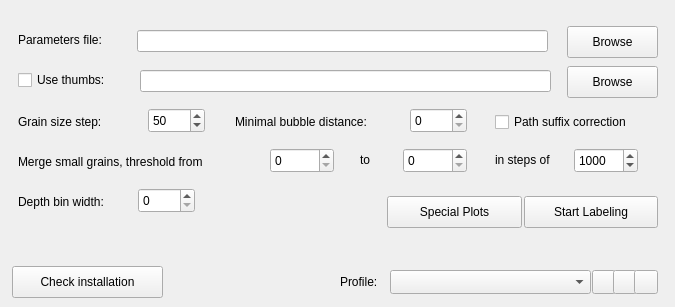
   <widget class="QWidget" name="general">
    <attribute name="title">
     <string>General</string>
    </attribute>
    <widget class="QLabel" name="parametersLabel">
     <property name="geometry">
      <rect>
       <x>18</x>
       <y>32</y>
       <width>111</width>
       <height>16</height>
      </rect>
     </property>
     <property name="text">
      <string>Parameters file:</string>
     </property>
    </widget>
    <widget class="QLineEdit" name="parametersEdit">
     <property name="geometry">
      <rect>
       <x>137</x>
       <y>30</y>
       <width>411</width>
       <height>22</height>
      </rect>
     </property>
    </widget>
    <widget class="QPushButton" name="parametersBrowse">
     <property name="geometry">
      <rect>
       <x>567</x>
       <y>26</y>
       <width>91</width>
       <height>32</height>
      </rect>
     </property>
     <property name="text">
      <string>Browse</string>
     </property>
    </widget>
    <widget class="QLabel" name="label_3">
     <property name="geometry">
      <rect>
       <x>18</x>
       <y>112</y>
       <width>101</width>
       <height>20</height>
      </rect>
     </property>
     <property name="text">
      <string>Grain size step:</string>
     </property>
    </widget>
    <widget class="QSpinBox" name="grainStepBox">
     <property name="geometry">
      <rect>
       <x>148</x>
       <y>108</y>
       <width>57</width>
       <height>25</height>
      </rect>
     </property>
     <property name="minimum">
      <number>1</number>
     </property>
     <property name="maximum">
      <number>500</number>
     </property>
     <property name="value">
      <number>50</number>
     </property>
    </widget>
    <widget class="QLabel" name="label_5">
     <property name="geometry">
      <rect>
       <x>235</x>
       <y>112</y>
       <width>171</width>
       <height>20</height>
      </rect>
     </property>
     <property name="text">
      <string>Minimal bubble distance:</string>
     </property>
    </widget>
    <widget class="QSpinBox" name="minBubbleDistanceBox">
     <property name="geometry">
      <rect>
       <x>410</x>
       <y>108</y>
       <width>57</width>
       <height>25</height>
      </rect>
     </property>
     <property name="maximum">
      <number>1000</number>
     </property>
     <property name="singleStep">
      <number>10</number>
     </property>
     <property name="value">
      <number>0</number>
     </property>
    </widget>
    <widget class="QLabel" name="label_6">
     <property name="geometry">
      <rect>
       <x>18</x>
       <y>152</y>
       <width>241</width>
       <height>20</height>
      </rect>
     </property>
     <property name="text">
      <string>Merge small grains, threshold from</string>
     </property>
    </widget>
    <widget class="QSpinBox" name="lowGrainSizeBox">
     <property name="geometry">
      <rect>
       <x>270</x>
       <y>148</y>
       <width>64</width>
       <height>25</height>
      </rect>
     </property>
     <property name="maximum">
      <number>99999</number>
     </property>
     <property name="singleStep">
      <number>100</number>
     </property>
    </widget>
    <widget class="QLabel" name="label_7">
     <property name="geometry">
      <rect>
       <x>360</x>
       <y>152</y>
       <width>31</width>
       <height>16</height>
      </rect>
     </property>
     <property name="text">
      <string>to</string>
     </property>
    </widget>
    <widget class="QSpinBox" name="highGrainSizeBox">
     <property name="geometry">
      <rect>
       <x>403</x>
       <y>148</y>
       <width>64</width>
       <height>25</height>
      </rect>
     </property>
     <property name="maximum">
      <number>99999</number>
     </property>
     <property name="singleStep">
      <number>100</number>
     </property>
     <property name="value">
      <number>0</number>
     </property>
    </widget>
    <widget class="QLabel" name="label_8">
     <property name="geometry">
      <rect>
       <x>495</x>
       <y>152</y>
       <width>71</width>
       <height>16</height>
      </rect>
     </property>
     <property name="text">
      <string>in steps of</string>
     </property>
    </widget>
    <widget class="QSpinBox" name="grainSizeStepBox">
     <property name="geometry">
      <rect>
       <x>574</x>
       <y>148</y>
       <width>64</width>
       <height>25</height>
      </rect>
     </property>
     <property name="minimum">
      <number>1</number>
     </property>
     <property name="maximum">
      <number>99999</number>
     </property>
     <property name="singleStep">
      <number>100</number>
     </property>
     <property name="value">
      <number>1000</number>
     </property>
    </widget>
    <widget class="QCheckBox" name="suffixCheckBox">
     <property name="geometry">
      <rect>
       <x>495</x>
       <y>112</y>
       <width>171</width>
       <height>20</height>
      </rect>
     </property>
     <property name="toolTip">
      <string/>
     </property>
     <property name="text">
      <string>Path suffix correction</string>
     </property>
    </widget>
    <widget class="QLabel" name="label_9">
     <property name="geometry">
      <rect>
       <x>18</x>
       <y>192</y>
       <width>115</width>
       <height>20</height>
      </rect>
     </property>
     <property name="text">
      <string>Depth bin width:</string>
     </property>
    </widget>
    <widget class="QSpinBox" name="depthBinWidthBox">
     <property name="geometry">
      <rect>
       <x>138</x>
       <y>188</y>
       <width>57</width>
       <height>25</height>
      </rect>
     </property>
     <property name="maximum">
      <number>999</number>
     </property>
     <property name="singleStep">
      <number>2</number>
     </property>
     <property name="value">
      <number>0</number>
     </property>
    </widget>
    <widget class="QCheckBox" name="thumbsCheckBox">
     <property name="geometry">
      <rect>
       <x>18</x>
       <y>70</y>
       <width>111</width>
       <height>20</height>
      </rect>
     </property>
     <property name="text">
      <string>Use thumbs:</string>
     </property>
    </widget>
    <widget class="QLineEdit" name="thumbsEdit">
     <property name="geometry">
      <rect>
       <x>140</x>
       <y>70</y>
       <width>411</width>
       <height>22</height>
      </rect>
     </property>
    </widget>
    <widget class="QPushButton" name="thumbsBrowse">
     <property name="geometry">
      <rect>
       <x>567</x>
       <y>66</y>
       <width>91</width>
       <height>32</height>
      </rect>
     </property>
     <property name="text">
      <string>Browse</string>
     </property>
    </widget>
    <widget class="QWidget" name="layoutWidget">
     <property name="geometry">
      <rect>
       <x>387</x>
       <y>196</y>
       <width>271</width>
       <height>32</height>
      </rect>
     </property>
     <layout class="QHBoxLayout" name="horizontalLayout">
      <property name="spacing">
       <number>2</number>
      </property>
      <item>
       <widget class="QPushButton" name="plotsButton">
        <property name="sizePolicy">
         <sizepolicy hsizetype="Minimum" vsizetype="Expanding">
          <horstretch>0</horstretch>
          <verstretch>0</verstretch>
         </sizepolicy>
        </property>
        <property name="text">
         <string>Special Plots</string>
        </property>
       </widget>
      </item>
      <item>
       <widget class="QPushButton" name="labelButton">
        <property name="sizePolicy">
         <sizepolicy hsizetype="Minimum" vsizetype="Expanding">
          <horstretch>0</horstretch>
          <verstretch>0</verstretch>
         </sizepolicy>
        </property>
        <property name="text">
         <string>Start Labeling</string>
        </property>
       </widget>
      </item>
     </layout>
    </widget>
    <widget class="QComboBox" name="availableProfilesComboBox">
     <property name="geometry">
      <rect>
       <x>390</x>
       <y>270</y>
       <width>201</width>
       <height>24</height>
      </rect>
     </property>
     <property name="sizePolicy">
      <sizepolicy hsizetype="Expanding" vsizetype="Expanding">
       <horstretch>0</horstretch>
       <verstretch>0</verstretch>
      </sizepolicy>
     </property>
    </widget>
    <widget class="QLabel" name="label_4">
     <property name="geometry">
      <rect>
       <x>340</x>
       <y>271</y>
       <width>51</width>
       <height>21</height>
      </rect>
     </property>
     <property name="text">
      <string>Profile:</string>
     </property>
    </widget>
    <widget class="QPushButton" name="createNewProfileButton">
     <property name="geometry">
      <rect>
       <x>592</x>
       <y>270</y>
       <width>24</width>
       <height>24</height>
      </rect>
     </property>
     <property name="mouseTracking">
      <bool>false</bool>
     </property>
     <property name="toolTip">
      <string>Add a new profile</string>
     </property>
     <property name="autoFillBackground">
      <bool>false</bool>
     </property>
     <property name="text">
      <string/>
     </property>
     <property name="icon">
      <iconset>
       <normaloff>ico_addProfile.png</normaloff>ico_addProfile.png</iconset>
     </property>
     <property name="iconSize">
      <size>
       <width>16</width>
       <height>16</height>
      </size>
     </property>
     <property name="checkable">
      <bool>false</bool>
     </property>
     <property name="flat">
      <bool>false</bool>
     </property>
    </widget>
    <widget class="QPushButton" name="deleteProfileButton">
     <property name="enabled">
      <bool>true</bool>
     </property>
     <property name="geometry">
      <rect>
       <x>613</x>
       <y>270</y>
       <width>24</width>
       <height>24</height>
      </rect>
     </property>
     <property name="toolTip">
      <string>Delete the selected profile</string>
     </property>
     <property name="text">
      <string/>
     </property>
     <property name="icon">
      <iconset>
       <normaloff>ico_removeProfile.png</normaloff>ico_removeProfile.png</iconset>
     </property>
     <property name="iconSize">
      <size>
       <width>16</width>
       <height>16</height>
      </size>
     </property>
     <property name="autoDefault">
      <bool>true</bool>
     </property>
    </widget>
    <widget class="QPushButton" name="editProfileNameButton">
     <property name="geometry">
      <rect>
       <x>634</x>
       <y>270</y>
       <width>24</width>
       <height>24</height>
      </rect>
     </property>
     <property name="sizePolicy">
      <sizepolicy hsizetype="Preferred" vsizetype="Fixed">
       <horstretch>0</horstretch>
       <verstretch>0</verstretch>
      </sizepolicy>
     </property>
     <property name="toolTip">
      <string>Rename the selected profile</string>
     </property>
     <property name="text">
      <string/>
     </property>
     <property name="icon">
      <iconset>
       <normaloff>ico_editProfile.png</normaloff>ico_editProfile.png</iconset>
     </property>
     <property name="iconSize">
      <size>
       <width>16</width>
       <height>16</height>
      </size>
     </property>
    </widget>
    <widget class="QPushButton" name="checkInstallationButton">
     <property name="geometry">
      <rect>
       <x>12</x>
       <y>266</y>
       <width>151</width>
       <height>32</height>
      </rect>
     </property>
     <property name="text">
      <string>Check installation</string>
     </property>
    </widget>
   </widget>
